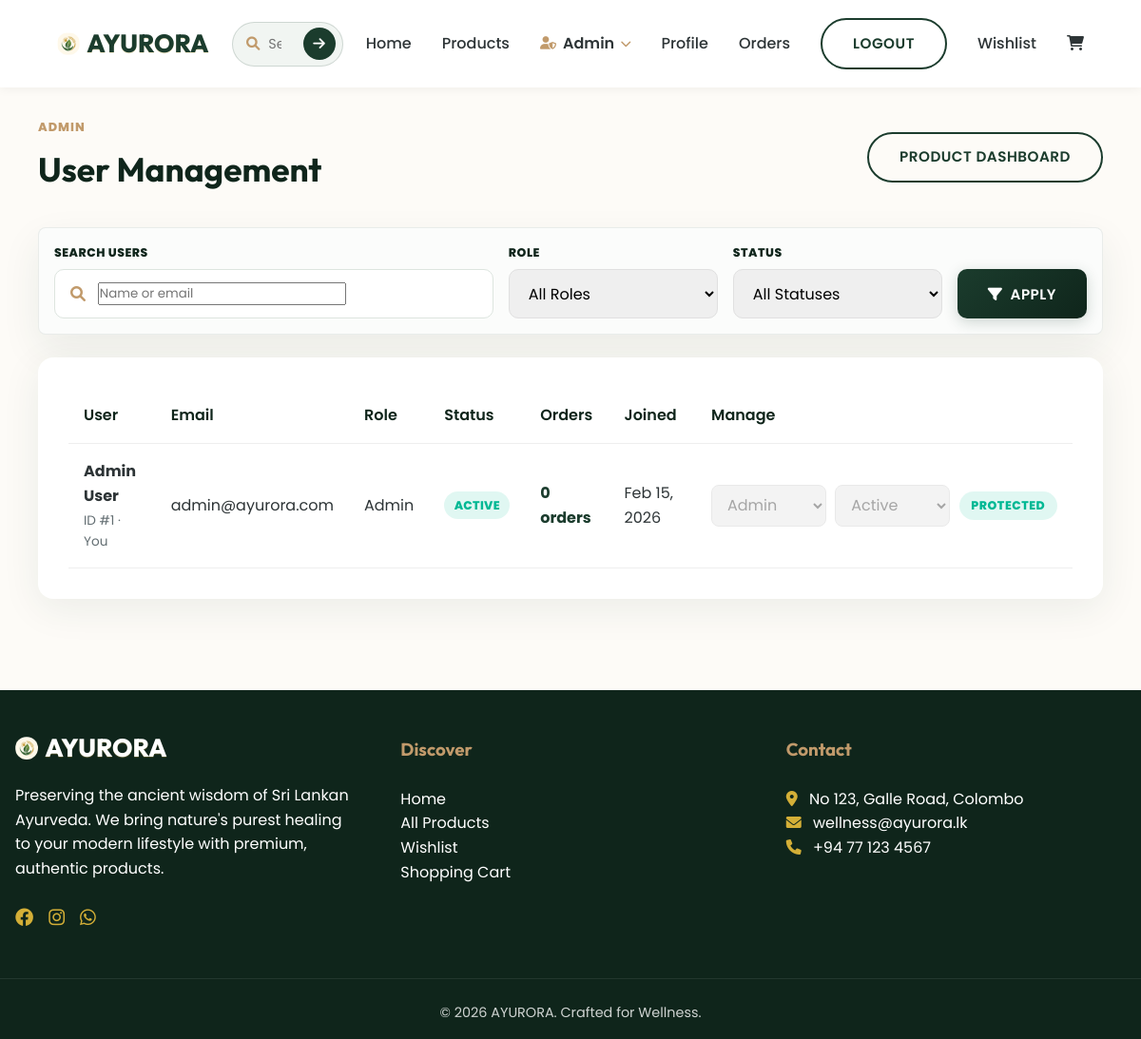
/admin_users.php (signed in), run on the app's committed database.
### tables this page shows
CREATE TABLE IF NOT EXISTS users (
    id INT AUTO_INCREMENT PRIMARY KEY,
    name VARCHAR(100) NOT NULL,
    email VARCHAR(100) NOT NULL UNIQUE,
    password VARCHAR(255) NOT NULL,
    role ENUM('admin', 'customer') DEFAULT 'customer',
    is_active TINYINT(1) NOT NULL DEFAULT 1,
    created_at TIMESTAMP DEFAULT CURRENT_TIMESTAMP
);

### admin_users.php (the view, shortened to what this page needs)
<?php
include 'includes/db.php';
$current_user_id = (int) $_SESSION['user_id'];
$allowed_roles = ['customer', 'admin'];
$search = trim($_GET['search'] ?? '');
$users = [];
$where = [];
$where_sql = $where ? 'WHERE ' . implode(' AND ', $where) : '';
$users_sql = "
    SELECT u.id, u.name, u.email, u.role, u.is_active, u.created_at, COUNT(o.id) AS order_count
    FROM users u
    LEFT JOIN orders o ON o.user_id = u.id
    $where_sql
    GROUP BY u.id, u.name, u.email, u.role, u.is_active, u.created_at
    ORDER BY u.created_at DESC, u.id DESC
";
$users_stmt = $conn->prepare($users_sql);
$users_stmt->execute();
$users_result = $users_stmt->get_result();
while ($user = $users_result->fetch_assoc()) {
    $users[] = $user;
}
include 'includes/header.php';
?>
<div class="admin-users-page">
    <div class="order-history-header">
        <div>
            <span class="eyebrow">Admin</span>
            <h2 class="section-title">User Management</h2>
        </div>
        <a href="admin.php" class="btn btn-outline">Product Dashboard</a>
    </div>
    <form class="admin-user-filter" method="GET" action="admin_users.php">
        <div class="product-search-main">
            <label>Search Users</label>
            <div class="product-search-field">
                <i class="fas fa-search"></i>
                <input type="search" name="search" placeholder="Name or email" value="<?php echo htmlspecialchars($search); ?>">
            </div>
        </div>
        <div class="category-filter-field">
            <label>Role</label>
            <select name="role" class="form-control">
                <option value="">All Roles</option>
            </select>
        </div>
        <div class="category-filter-field">
            <label>Status</label>
            <select name="status" class="form-control">
                <option value="">All Statuses</option>
            </select>
        </div>
        <div class="product-search-actions">
            <button type="submit" class="btn btn-primary"><i class="fas fa-filter"></i> Apply</button>
        </div>
    </form>
    <div class="table-container">
        <table>
            <thead>
                <tr>
                    <th>User</th>
                    <th>Email</th>
                    <th>Role</th>
                    <th>Status</th>
                    <th>Orders</th>
                    <th>Joined</th>
                    <th>Manage</th>
                </tr>
            </thead>
            <tbody>
                <?php if (empty($users)): ?>
                    <tr>
                        <td colspan="7" style="text-align: center;">No users found.</td>
                    </tr>
                <?php else: ?>
                    <?php foreach ($users as $user): ?>
                        <?php $is_current_user = (int) $user['id'] === $current_user_id; ?>
                        <tr>
                            <td>
                                <strong><?php echo htmlspecialchars($user['name']); ?></strong>
                                <span class="admin-user-meta">
                                    ID #<?php echo (int) $user['id']; ?>
                                    <?php if ($is_current_user): ?>
                                        &middot; You
                                    <?php endif; ?>
                                </span>
                            </td>
                            <td><?php echo htmlspecialchars($user['email']); ?></td>
                            <td><?php echo htmlspecialchars(ucfirst($user['role'])); ?></td>
                            <td>
                                <span class="stock-badge <?php echo (int) $user['is_active'] === 1 ? 'in-stock' : 'out-stock'; ?>">
                                    <?php echo (int) $user['is_active'] === 1 ? 'Active' : 'Inactive'; ?>
                                </span>
                            </td>
                            <td>
                                <a href="admin_user_orders.php?user_id=<?php echo (int) $user['id']; ?>" class="auth-link">
                                    <?php echo (int) $user['order_count']; ?> orders
                                </a>
                            </td>
                            <td><?php echo date('M j, Y', strtotime($user['created_at'])); ?></td>
                            <td>
                                <form method="POST" action="admin_users.php" class="admin-user-form">
                                    <select name="role" class="form-control" <?php echo $is_current_user ? 'disabled' : ''; ?>>
                                        <?php foreach ($allowed_roles as $role): ?>
                                            <option value="<?php echo htmlspecialchars($role); ?>" <?php echo $user['role'] === $role ? 'selected' : ''; ?>>
                                                <?php echo htmlspecialchars(ucfirst($role)); ?>
                                            </option>
                                        <?php endforeach; ?>
                                    </select>
                                    <select name="is_active" class="form-control" <?php echo $is_current_user ? 'disabled' : ''; ?>>
                                        <option value="1" <?php echo (int) $user['is_active'] === 1 ? 'selected' : ''; ?>>Active</option>
                                    </select>
                                    <?php if ($is_current_user): ?>
                                        <span class="status-badge status-active">Protected</span>
                                    <?php else: ?>
                                        <button type="submit" name="update_user" class="btn btn-primary">Save</button>
                                    <?php endif; ?>
                                </form>
                            </td>
                        </tr>
                    <?php endforeach; ?>
                <?php endif; ?>
            </tbody>
        </table>
    </div>
</div>
<?php include 'includes/footer.php'; ?>

### data on the page
users: name "Admin User", id "1", shows "· You", email "admin@ayurora.com", role "Admin", shows "ACTIVE", order_count "0", created_at "Feb 15, 2026", is_active "Active", shows "PROTECTED"
